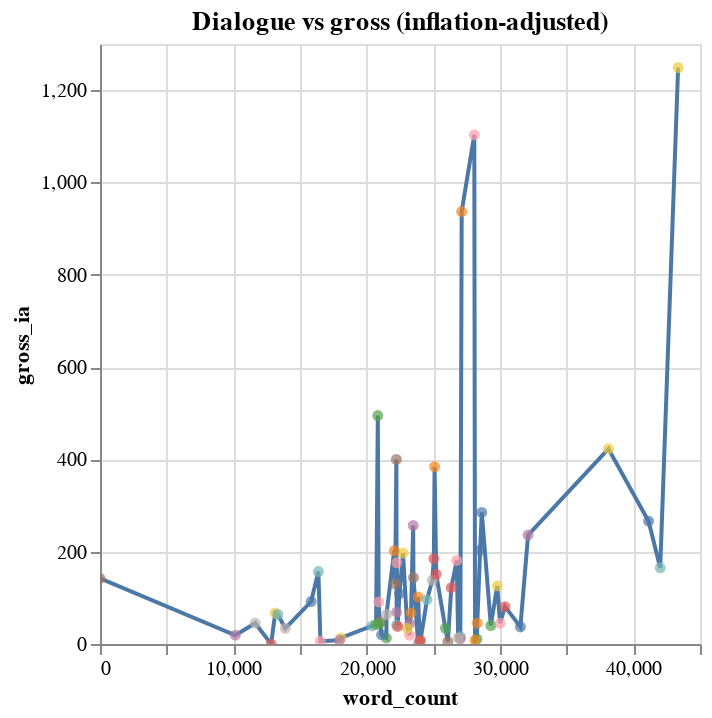

The notebook cell saved with this chart:
### Code cell
lines1 = alt.Chart(film_scripts_cleaned).mark_line().encode(
    x='word_count:Q',
    y='gross_ia:Q',
    tooltip=['gross_ia', 'word_count', 'title']
)

points1 = alt.Chart(film_scripts_cleaned).mark_circle().encode(
    x='word_count:Q',
    y='gross_ia:Q',
    color=alt.Color('title:N', legend=None),
    tooltip=['gross_ia', 'word_count', 'title']
)

chart1 = lines1 + points1
chart1.interactive().properties(title='Dialogue vs gross (inflation-adjusted)')

### Figure 1 — Vega-Lite specification as saved in the notebook (floating-point values rounded to 4 significant figures)
{"$schema": "https://vega.github.io/schema/vega-lite/v5.16.3.json", "config": {"view": {"continuousHeight": 300, "continuousWidth": 300}}, "data": {"name": "data-1c0faf8a0a497ba7b6e97caa6d0d3c04"}, "datasets": {"data-1c0faf8a0a497ba7b6e97caa6d0d3c04": [{"date": "1939-01-01T00:00:00", "gross_ia": 45, "imdb_id": "tt0031725", "script_id": 3016, "source": "http://www.dailyscript.com/scripts/Ninotchka.txt", "title": "Ninotchka", "word_count": 28296, "year": 1939}, {"date": "1954-01-01T00:00:00", "gross_ia": 185, "imdb_id": "tt0047296", "script_id": 4745, "source": "http://www.dailyscript.com/scripts/onthewaterfront.html", "title": "On the Waterfront", "word_count": 25039, "year": 1954}, {"date": "1972-01-01T00:00:00", "gross_ia": 138, "imdb_id": "tt0068638", "script_id": 2387, "source": "http://www.dailyscript.com/scripts/getaway.html", "title": "The Getaway", "word_count": 24922, "year": 1972}, {"date": "1974-01-01T00:00:00", "gross_ia": 266, "imdb_id": "tt0071562", "script_id": 4280, "source": "http://www.dailyscript.com/scripts/godfather2.html", "title": "The Godfather: Part II", "word_count": 41143, "year": 1974}, {"date": "1975-01-01T00:00:00", "gross_ia": 1103, "imdb_id": "tt0073195", "script_id": 2666, "source": "http://www.dailyscript.com/scripts/Jaws.txt", "title": "Jaws", "word_count": 28073, "year": 1975}, {"date": "1976-01-01T00:00:00", "gross_ia": 102, "imdb_id": "tt0074812", "script_id": 4543, "source": "http://www.dailyscript.com/scripts/Logans+Run.txt", "title": "Logan's Run", "word_count": 23860, "year": 1976}, {"date": "1977-01-01T00:00:00", "gross_ia": 495, "imdb_id": "tt0076729", "script_id": 4978, "source": "http://www.dailyscript.com/scripts/Smokey%20And%20The%20Bandit.txt", "title": "Smokey and the Bandit", "word_count": 20835, "year": 1977}, {"date": "1979-01-01T00:00:00", "gross_ia": 285, "imdb_id": "tt0079945", "script_id": 5025, "source": "http://www.dailyscript.com/scripts/startrek01.html", "title": "Star Trek: The Motion Picture", "word_count": 28634, "year": 1979}, {"date": "1980-01-01T00:00:00", "gross_ia": 937, "imdb_id": "tt0080684", "script_id": 3433, "source": "http://www.scifiscripts.com/scripts/esb_final.txt", "title": "Star Wars: Episode V - The Empire Strikes Back", "word_count": 27126, "year": 1980}, {"date": "1982-01-01T00:00:00", "gross_ia": 384, "imdb_id": "tt0084434", "script_id": 4738, "source": "http://www.dailyscript.com/scripts/Officer+And+A+Gentleman,+An.txt", "title": "An Officer and a Gentleman", "word_count": 25095, "year": 1982}, {"date": "1983-01-01T00:00:00", "gross_ia": 165, "imdb_id": "tt0086393", "script_id": 5075, "source": "http://www.scifiscripts.com/scripts/superman3_script.txt", "title": "Superman III", "word_count": 42016, "year": 1983}, {"date": "1984-01-01T00:00:00", "gross_ia": 197, "imdb_id": "tt0088170", "script_id": 5028, "source": "http://www.scifiscripts.com/scripts/Trek/Star_Trek_III.htm", "title": "Star Trek III: The Search for Spock", "word_count": 22726, "year": 1984}, {"date": "1985-01-01T00:00:00", "gross_ia": 37, "imdb_id": "tt0089469", "script_id": 4515, "source": "http://www.angelfire.com/movies/ridleyscott/script/LegendOfDarkness.txt", "title": "Legend", "word_count": 31530, "year": 1985}, {"date": "1985-01-01T00:00:00", "gross_ia": 81, "imdb_id": "tt0090022", "script_id": 4960, "source": "http://www.dailyscript.com/scripts/Silverado.txt", "title": "Silverado", "word_count": 30374, "year": 1985}, {"date": "1986-01-01T00:00:00", "gross_ia": 13, "imdb_id": "tt0091203", "script_id": 2540, "source": "http://www.scifiscripts.com/scripts/Highlander_final.txt", "title": "Highlander", "word_count": 18072, "year": 1986}, {"date": "1986-01-01T00:00:00", "gross_ia": 257, "imdb_id": "tt0092007", "script_id": 5029, "source": "http://www.scifiscripts.com/scripts/Trek/Star_Trek_IV.htm", "title": "Star Trek IV: The Voyage Home", "word_count": 23489, "year": 1986}, {"date": "1987-01-01T00:00:00", "gross_ia": 34, "imdb_id": "tt0094074", "script_id": 5076, "source": "http://www.scifiscripts.com/scripts/superman_IV.txt", "title": "Superman IV: The Quest for Peace", "word_count": 25905, "year": 1987}, {"date": "1989-01-01T00:00:00", "gross_ia": 126, "imdb_id": "tt0098084", "script_id": 3082, "source": "http://www.dailyscript.com/scripts/Pet-Sematary.html", "title": "Pet Sematary", "word_count": 29793, "year": 1989}, {"date": "1989-01-01T00:00:00", "gross_ia": 45, "imdb_id": "tt0098258", "script_id": 4914, "source": "http://www.moviescriptsandscreenplays.com/johncusack/scripts/sayanything.txt", "title": "Say Anything...", "word_count": 11640, "year": 1989}, {"date": "1989-01-01T00:00:00", "gross_ia": 19, "imdb_id": "tt0098524", "script_id": 5155, "source": "http://www.dailyscript.com/scripts/True%20Believer.txt", "title": "True Believer", "word_count": 23211, "year": 1989}, {"date": "1990-01-01T00:00:00", "gross_ia": 44, "imdb_id": "tt0098987", "script_id": 3806, "source": "http://www.dailyscript.com/scripts/ford-fairlane_early.html", "title": "The Adventures of Ford Fairlane", "word_count": 23228, "year": 1990}, {"date": "1990-01-01T00:00:00", "gross_ia": 96, "imdb_id": "tt0099685", "script_id": 4292, "source": "http://www.dailyscript.com/scripts/goodfellas.html", "title": "Goodfellas", "word_count": 24523, "year": 1990}, {"date": "1991-01-01T00:00:00", "gross_ia": 423, "imdb_id": "tt0103064", "script_id": 5104, "source": "http://www.scifiscripts.com/scripts/t2.txt", "title": "Terminator 2: Judgment Day", "word_count": 38131, "year": 1991}, {"date": "1992-01-01T00:00:00", "gross_ia": 34, "imdb_id": "tt0103893", "script_id": 1939, "source": "http://www.dailyscript.com/scripts/buffy_the_vampire_slayer.html", "title": "Buffy the Vampire Slayer", "word_count": 23049, "year": 1992}, {"date": "1992-01-01T00:00:00", "gross_ia": 40, "imdb_id": "tt0104412", "script_id": 4354, "source": "http://www.dailyscript.com/scripts/hero1.html", "title": "Hero", "word_count": 29312, "year": 1992}, {"date": "1992-01-01T00:00:00", "gross_ia": 1, "imdb_id": "tt0104627", "script_id": 4487, "source": "http://www.scifiscripts.com/msol/Knight_m.txt", "title": "Knight Moves", "word_count": 23855, "year": 1992}, {"date": "1992-01-01T00:00:00", "gross_ia": 151, "imdb_id": "tt0104691", "script_id": 4503, "source": "http://www.dailyscript.com/scripts/last-of-the-mohicans-script.html", "title": "The Last of the Mohicans", "word_count": 25216, "year": 1992}, {"date": "1992-01-01T00:00:00", "gross_ia": 8, "imdb_id": "tt0105665", "script_id": 5166, "source": "http://www.dailyscript.com/scripts/Twin+Peaks+-+Fire+Walk+With+Me.txt", "title": "Twin Peaks: Fire Walk with Me", "word_count": 24038, "year": 1992}, {"date": "1993-01-01T00:00:00", "gross_ia": 176, "imdb_id": "tt0106582", "script_id": 2027, "source": "http://www.dailyscript.com/scripts/cliffhanger_stallone.html", "title": "Cliffhanger", "word_count": 22260, "year": 1993}, {"date": "1993-01-01T00:00:00", "gross_ia": 5, "imdb_id": "tt0107302", "script_id": 2697, "source": "http://www.dailyscript.com/scripts/Kalifornia.txt", "title": "Kalifornia", "word_count": 26091, "year": 1993}, {"date": "1993-01-01T00:00:00", "gross_ia": 157, "imdb_id": "tt0107688", "script_id": 3006, "source": "http://www.dailyscript.com/scripts/nightmare-b4-xmas_early.html", "title": "The Nightmare Before Christmas", "word_count": 16380, "year": 1993}, {"date": "1994-01-01T00:00:00", "gross_ia": 45, "imdb_id": "tt0109836", "script_id": 4228, "source": "http://www.dailyscript.com/scripts/Frankenstein+(1994).txt", "title": "Mary Shelley's Frankenstein", "word_count": 30003, "year": 1994}, {"date": "1994-01-01T00:00:00", "gross_ia": 67, "imdb_id": "tt0110413", "script_id": 4519, "source": "http://www.scifiscripts.com/msol/LEON.txt", "title": "Léon: The Professional", "word_count": 13140, "year": 1994}, {"date": "1994-01-01T00:00:00", "gross_ia": 34, "imdb_id": "tt0110613", "script_id": 4670, "source": "http://www.scifiscripts.com/msol/my_girl_2.html", "title": "My Girl 2", "word_count": 13896, "year": 1994}, {"date": "1994-01-01T00:00:00", "gross_ia": 41, "imdb_id": "tt0110737", "script_id": 4758, "source": "http://www.awesomefilm.com/script/onlyyou.html", "title": "Only You", "word_count": 22254, "year": 1994}, {"date": "1995-01-01T00:00:00", "gross_ia": 142, "imdb_id": "tt0112579", "script_id": 280, "source": "http://www.awesomefilm.com/script/bomc.txt", "title": "The Bridges of Madison County", "word_count": 2, "year": 1995}, {"date": "1995-01-01T00:00:00", "gross_ia": 13, "imdb_id": "tt0114084", "script_id": 4765, "source": "http://www.dailyscript.com/scripts/Panther.txt", "title": "Panther", "word_count": 21480, "year": 1995}, {"date": "1995-01-01T00:00:00", "gross_ia": 16, "imdb_id": "tt0114478", "script_id": 4976, "source": "http://www.awesomefilm.com/script/smoke.txt", "title": "Smoke", "word_count": 27027, "year": 1995}, {"date": "1997-01-01T00:00:00", "gross_ia": 7, "imdb_id": "tt0116922", "script_id": 4561, "source": "http://www.dailyscript.com/scripts/Lost+Highway.txt", "title": "Lost Highway", "word_count": 23978, "year": 1997}, {"date": "1996-01-01T00:00:00", "gross_ia": 91, "imdb_id": "tt0117509", "script_id": 4888, "source": "http://www.awesomefilm.com/script/romeo+juliet.txt", "title": "Romeo + Juliet", "word_count": 20902, "year": 1996}, {"date": "1996-01-01T00:00:00", "gross_ia": 202, "imdb_id": "tt0117571", "script_id": 4920, "source": "http://www.dailyscript.com/scripts/Scream.txt", "title": "Scream", "word_count": 22065, "year": 1996}, {"date": "1996-01-01T00:00:00", "gross_ia": 181, "imdb_id": "tt0117731", "script_id": 5036, "source": "http://www.scifiscripts.com/scripts/Trek/Star_Trek_VIII.htm", "title": "Star Trek: First Contact", "word_count": 26755, "year": 1996}, {"date": "1997-01-01T00:00:00", "gross_ia": 144, "imdb_id": "tt0118883", "script_id": 4039, "source": "http://www.dailyscript.com/scripts/conspiracy-theory.html", "title": "Conspiracy Theory", "word_count": 23511, "year": 1997}, {"date": "1997-01-01T00:00:00", "gross_ia": 48, "imdb_id": "tt0119675", "script_id": 2918, "source": "http://www.dailyscript.com/scripts/mimic_production.html", "title": "Mimic", "word_count": 21017, "year": 1997}, {"date": "1996-01-01T00:00:00", "gross_ia": 0, "imdb_id": "tt0120238", "script_id": 5068, "source": "http://www.awesomefilm.com/script/suburbia.html", "title": "SubUrbia", "word_count": 12835, "year": 1996}, {"date": "1997-01-01T00:00:00", "gross_ia": 1249, "imdb_id": "tt0120338", "script_id": 5136, "source": "http://www.dailyscript.com/scripts/Titanic.txt", "title": "Titanic", "word_count": 43358, "year": 1997}, {"date": "1997-01-01T00:00:00", "gross_ia": 236, "imdb_id": "tt0120347", "script_id": 3574, "source": "http://www.awesomefilm.com/script/tomorrowneverdies.txt", "title": "Tomorrow Never Dies", "word_count": 32105, "year": 1997}, {"date": "1999-01-01T00:00:00", "gross_ia": 39, "imdb_id": "tt0120601", "script_id": 1801, "source": "http://www.dailyscript.com/scripts/beingjohnmalkovich.html", "title": "Being John Malkovich", "word_count": 20401, "year": 1999}, {"date": "1998-01-01T00:00:00", "gross_ia": 400, "imdb_id": "tt0120815", "script_id": 3270, "source": "http://www.moviescriptsandscreenplays.com/BenandMatt/savingprivateryan.txt", "title": "Saving Private Ryan", "word_count": 22228, "year": 1998}, {"date": "1998-01-01T00:00:00", "gross_ia": 130, "imdb_id": "tt0120844", "script_id": 5037, "source": "http://www.scifiscripts.com/scripts/Trek/Star_Trek_IX.htm", "title": "Star Trek: Insurrection", "word_count": 22136, "year": 1998}, {"date": "1999-01-01T00:00:00", "gross_ia": 19, "imdb_id": "tt0163579", "script_id": 4010, "source": "http://www.awesomefilm.com/script/chillfactor.html", "title": "Chill Factor", "word_count": 10151, "year": 1999}, {"date": "2001-01-01T00:00:00", "gross_ia": 11, "imdb_id": "tt0166110", "script_id": 1879, "source": "http://www.horrorlair.com/HorrorWorld/newyork/bones.html", "title": "Bones", "word_count": 28271, "year": 2001}, {"date": "1999-01-01T00:00:00", "gross_ia": 122, "imdb_id": "tt0177789", "script_id": 4256, "source": "http://www.scifiscripts.com/scripts/GalaxyQuest.txt", "title": "Galaxy Quest", "word_count": 26347, "year": 1999}, {"date": "2000-01-01T00:00:00", "gross_ia": 11, "imdb_id": "tt0180073", "script_id": 4838, "source": "http://www.dailyscript.com/scripts/Quills.txt", "title": "Quills", "word_count": 27023, "year": 2000}, {"date": "1999-01-01T00:00:00", "gross_ia": 69, "imdb_id": "tt0185371", "script_id": 4378, "source": "http://www.dailyscript.com/scripts/house-on-haunted-hill.html", "title": "House on Haunted Hill", "word_count": 22249, "year": 1999}, {"date": "2000-01-01T00:00:00", "gross_ia": 203, "imdb_id": "tt0195685", "script_id": 4169, "source": "http://www.dailyscript.com/scripts/Erin+Brockovich.txt", "title": "Erin Brockovich", "word_count": 28509, "year": 2000}, {"date": "2000-01-01T00:00:00", "gross_ia": 92, "imdb_id": "tt0195945", "script_id": 2996, "source": "http://www.dailyscript.com/scripts/Next_Friday.html", "title": "Next Friday", "word_count": 15837, "year": 2000}, {"date": "2000-01-01T00:00:00", "gross_ia": 44, "imdb_id": "tt0199725", "script_id": 2814, "source": "http://www.dailyscript.com/scripts/love_and_basketball.html", "title": "Love & Basketball", "word_count": 20975, "year": 2000}, {"date": "2001-01-01T00:00:00", "gross_ia": 8, "imdb_id": "tt0227005", "script_id": 4572, "source": "http://www.dailyscript.com/scripts/Made.txt", "title": "Made", "word_count": 17959, "year": 2001}, {"date": "2001-01-01T00:00:00", "gross_ia": 20, "imdb_id": "tt0244000", "script_id": 1634, "source": "http://www.dailyscript.com/scripts/American_Outlaws.html", "title": "American Outlaws", "word_count": 21116, "year": 2001}, {"date": "2002-01-01T00:00:00", "gross_ia": 64, "imdb_id": "tt0253754", "script_id": 5038, "source": "http://www.scifiscripts.com/scripts/Trek/Star_Trek_X.htm", "title": "Star Trek: Nemesis", "word_count": 21487, "year": 2002}, {"date": "2001-01-01T00:00:00", "gross_ia": 6, "imdb_id": "tt0254099", "script_id": 1666, "source": "http://www.dailyscript.com/scripts/anniversaryparty.html", "title": "The Anniversary Party", "word_count": 16529, "year": 2001}, {"date": "2001-01-01T00:00:00", "gross_ia": 109, "imdb_id": "tt0257106", "script_id": 4918, "source": "http://www.dailyscript.com/scripts/Scary+Movie+2.txt", "title": "Scary Movie 2", "word_count": 22459, "year": 2001}, {"date": "2003-01-01T00:00:00", "gross_ia": 38, "imdb_id": "tt0264395", "script_id": 1759, "source": "http://www.dailyscript.com/scripts/Basic.txt", "title": "Basic", "word_count": 22329, "year": 2003}, {"date": "2003-01-01T00:00:00", "gross_ia": 67, "imdb_id": "tt0309593", "script_id": 2294, "source": "http://www.dailyscript.com/scripts/final_destination2.html", "title": "Final Destination 2", "word_count": 23326, "year": 2003}, {"date": "2003-01-01T00:00:00", "gross_ia": 64, "imdb_id": "tt0335266", "script_id": 2812, "source": "http://www.dailyscript.com/scripts/lost-in-translation-script.html", "title": "Lost in Translation", "word_count": 13337, "year": 2003}, {"date": "2005-01-01T00:00:00", "gross_ia": 8, "imdb_id": "tt0366627", "script_id": 2651, "source": "http://www.dailyscript.com/scripts/The_Jacket.html", "title": "The Jacket", "word_count": 28127, "year": 2005}, {"date": "2005-01-01T00:00:00", "gross_ia": 42, "imdb_id": "tt0372532", "script_id": 4992, "source": "http://www.dailyscript.com/scripts/somethingborrowed.html", "title": "The Wedding Date", "word_count": 20706, "year": 2005}, {"date": "2005-01-01T00:00:00", "gross_ia": 13, "imdb_id": "tt0421054", "script_id": 4121, "source": "http://www.dailyscript.com/scripts/domino.html", "title": "Domino", "word_count": 26862, "year": 2005}]}, "layer": [{"encoding": {"tooltip": [{"field": "gross_ia", "type": "quantitative"}, {"field": "word_count", "type": "quantitative"}, {"field": "title", "type": "nominal"}], "x": {"field": "word_count", "type": "quantitative"}, "y": {"field": "gross_ia", "type": "quantitative"}}, "mark": {"type": "line"}, "name": "view_22"}, {"encoding": {"color": {"field": "title", "legend": null, "type": "nominal"}, "tooltip": [{"field": "gross_ia", "type": "quantitative"}, {"field": "word_count", "type": "quantitative"}, {"field": "title", "type": "nominal"}], "x": {"field": "word_count", "type": "quantitative"}, "y": {"field": "gross_ia", "type": "quantitative"}}, "mark": {"type": "circle"}}], "params": [{"bind": "scales", "name": "param_28", "select": {"encodings": ["x", "y"], "type": "interval"}, "views": ["view_22"]}], "title": "Dialogue vs gross (inflation-adjusted)"}
